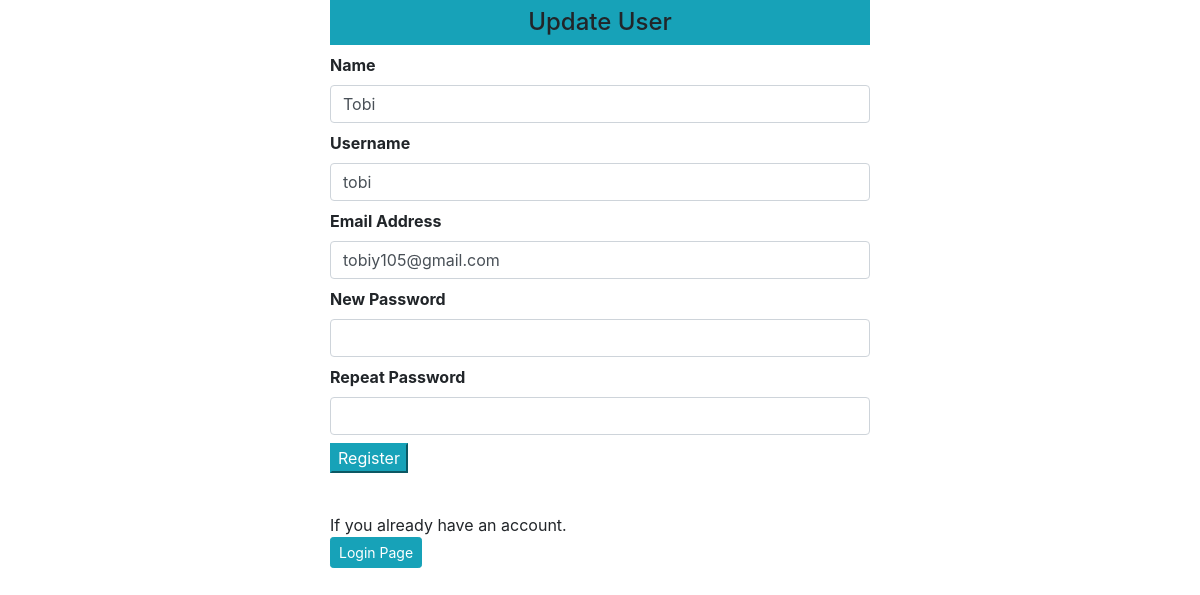
Page /updateuser/1 (signed in) on the committed database.
### app/admin/models.py (models this page shows, shortened)
class User(db.Model):
    id = db.Column(db.Integer, primary_key=True)
    name = db.Column(db.String(30), unique=False, nullable=False)
    username = db.Column(db.String(80), unique=True, nullable=False)
    email = db.Column(db.String(120), unique=True, nullable=False)
    password = db.Column(db.String(180), unique=False, nullable=False)

### app/admin/views.py (the view, shortened to what this page needs)
@app.route('/updateuser/<int:id>',methods=['GET','POST'])
def updateuser(id):
    if 'login_email' not in session:
        flash('Login first please','danger')
        return redirect(url_for('login'))
    updateuser = User.query.get_or_404(id)
    form = RegistrationForm(request.form)
    form.name.data = updateuser.name
    form.username.data = updateuser.username
    form.email.data = updateuser.email
    form.password.data = updateuser.password
    return render_template('admin/register.html',form=form, title='Update User',updateuser=updateuser)

### app/admin/forms.py (shortened to what this page needs)
class RegistrationForm(Form):
    name = StringField('Name', [validators.Length(min=4, max=25)])
    username = StringField('Username', [validators.Length(min=4, max=25)])
    email = StringField('Email Address', [validators.Length(min=6, max=35), validators.Email()])
    password = PasswordField('New Password', [
        validators.DataRequired(),
        validators.EqualTo('confirm', message='Passwords must match!')
    ])
    confirm = PasswordField('Repeat Password')

### app/templates/admin/register.html (shortened to what this page needs)
{% extends "layout.html" %}
{% block content %}
<div class="container">
    <div class="row">
        <div class="col-md-3"></div>
            <div class="col-md-6">
                <div class="text-center bg-info p-2 h4">{% if updateuser %} Update {% else %}Register {% endif %} User</div>
                {% from "_formhelpers.html" import render_field %}
                <form method=post>
                <div>
                    {{ render_field(form.name, class="form-control") }}
                    {{ render_field(form.username, class="form-control") }}
                    {{ render_field(form.email, class="form-control") }}
                    {{ render_field(form.password, class="form-control") }}
                    {{ render_field(form.confirm, class="form-control") }}
                </div>
                <p><input type="submit" value="Register" class="btn-info">
                </form>
                <br>
                <p>
                    If you already have an account.
                    <br>
                    <a href="{{url_for('login')}}" class="btn btn-sm btn-info">Login Page</a>
                </p>
            </div>
      <div class="col-md-3"></div>
    </div>
</div>
{% endblock content %}

### app/templates/_formhelpers.html (shortened to what this page needs)
{% macro render_field(field) %}
  <dt>{{ field.label }}
  <dd>{{ field(**kwargs)|safe }}
  </dd>
{% endmacro %}

### rows in the picture
User: name "Tobi", username "tobi", email "tobiy105@gmail.com"

### other values in the picture
{{ field.label }} "Name Username Email Address New Password Repeat Password"
